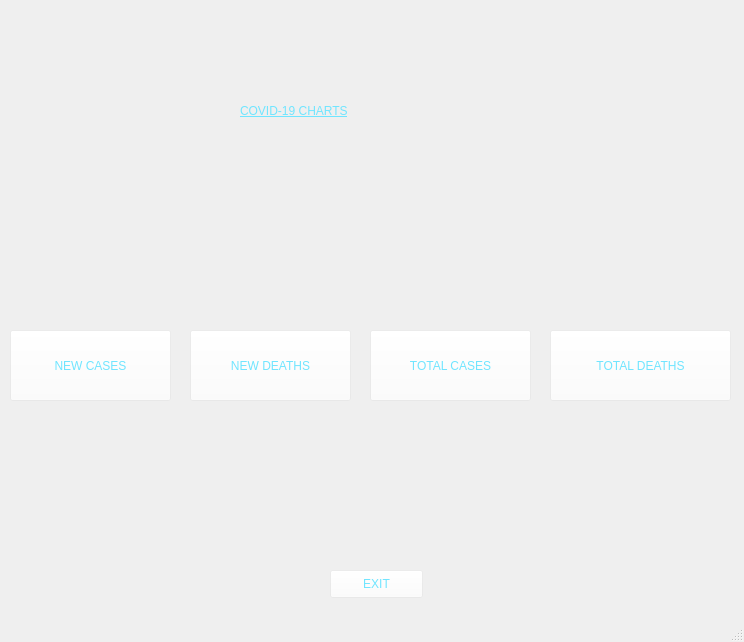
<?xml version="1.0" encoding="UTF-8"?>
<ui version="4.0">
 <class>Chart_qt_appClass</class>
 <widget class="QMainWindow" name="Chart_qt_appClass">
  <property name="geometry">
   <rect>
    <x>0</x>
    <y>0</y>
    <width>744</width>
    <height>642</height>
   </rect>
  </property>
  <property name="windowTitle">
   <string>Chart_qt_app</string>
  </property>
  <property name="styleSheet">
   <string notr="true">background-image: url(:/Chart_qt_app/covid _back.jpg);</string>
  </property>
  <widget class="QWidget" name="centralWidget">
   <widget class="QPushButton" name="button_nc">
    <property name="geometry">
     <rect>
      <x>10</x>
      <y>330</y>
      <width>161</width>
      <height>71</height>
     </rect>
    </property>
    <property name="styleSheet">
     <string notr="true">font: 75 14pt &quot;Microsoft YaHei&quot;;
color: rgb(112, 229, 255);
background-color: rgba(255, 255, 255, 50);</string>
    </property>
    <property name="text">
     <string>NEW CASES</string>
    </property>
   </widget>
   <widget class="QPushButton" name="button_nd">
    <property name="geometry">
     <rect>
      <x>190</x>
      <y>330</y>
      <width>161</width>
      <height>71</height>
     </rect>
    </property>
    <property name="styleSheet">
     <string notr="true">font: 75 14pt &quot;Microsoft YaHei&quot;;
color: rgb(112, 229, 255);
background-color: rgba(255, 255, 255, 50);</string>
    </property>
    <property name="text">
     <string>NEW DEATHS</string>
    </property>
   </widget>
   <widget class="QPushButton" name="button_tc">
    <property name="geometry">
     <rect>
      <x>370</x>
      <y>330</y>
      <width>161</width>
      <height>71</height>
     </rect>
    </property>
    <property name="styleSheet">
     <string notr="true">font: 75 14pt &quot;Microsoft YaHei&quot;;
color: rgb(112, 229, 255);
background-color: rgba(255, 255, 255, 50);</string>
    </property>
    <property name="text">
     <string>TOTAL CASES</string>
    </property>
   </widget>
   <widget class="QPushButton" name="button_td">
    <property name="geometry">
     <rect>
      <x>550</x>
      <y>330</y>
      <width>181</width>
      <height>71</height>
     </rect>
    </property>
    <property name="styleSheet">
     <string notr="true">font: 75 14pt &quot;Microsoft YaHei&quot;;
color: rgb(112, 229, 255);
background-color: rgba(255, 255, 255, 50);</string>
    </property>
    <property name="text">
     <string>TOTAL DEATHS</string>
    </property>
   </widget>
   <widget class="QLabel" name="label">
    <property name="geometry">
     <rect>
      <x>240</x>
      <y>80</y>
      <width>281</width>
      <height>61</height>
     </rect>
    </property>
    <property name="styleSheet">
     <string notr="true">font: 75 20pt &quot;Microsoft YaHei&quot;;
text-decoration: underline;
color: rgb(112, 229, 255);</string>
    </property>
    <property name="text">
     <string>COVID-19 CHARTS</string>
    </property>
   </widget>
   <widget class="QPushButton" name="button_exit">
    <property name="geometry">
     <rect>
      <x>330</x>
      <y>570</y>
      <width>93</width>
      <height>28</height>
     </rect>
    </property>
    <property name="styleSheet">
     <string notr="true">font: 75 10pt &quot;Microsoft YaHei&quot;;
color: rgb(112, 229, 255);
background-color: rgba(255, 255, 255, 50);</string>
    </property>
    <property name="text">
     <string>EXIT</string>
    </property>
   </widget>
  </widget>
  <widget class="QStatusBar" name="statusBar"/>
 </widget>
 <layoutdefault spacing="6" margin="11"/>
 <resources>
  <include location="Chart_qt_app.qrc"/>
 </resources>
 <connections/>
</ui>
